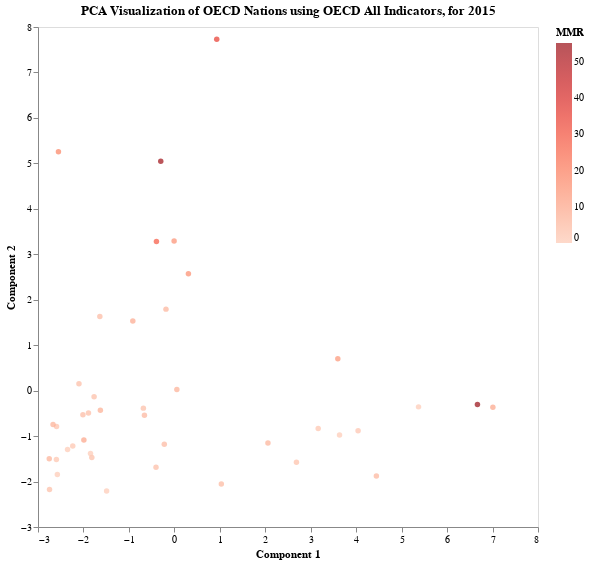

Notebook cell for this chart:
### Code cell
# PCA visualization with two components
params["method"] = "PCA"
viz_reduction(add_info_to_reduced(X_pca, df), params)

### Figure 1 — Vega-Lite specification as saved in the notebook (floating-point values rounded to 4 significant figures)
{"config": {"view": {"continuousWidth": 300, "continuousHeight": 300}, "axis": {"grid": false}}, "data": {"name": "data-91f48480dd261abee1739e9bb89adb68"}, "mark": {"type": "circle"}, "encoding": {"color": {"field": "MMR", "scale": {"scheme": "reds"}, "type": "quantitative"}, "tooltip": [{"field": "Country", "type": "nominal"}], "x": {"field": "0", "scale": {}, "title": "Component 1", "type": "quantitative"}, "y": {"field": "1", "scale": {}, "title": "Component 2", "type": "quantitative"}}, "height": 500, "title": "PCA Visualization of OECD Nations using OECD All Indicators, for 2015", "width": 500, "$schema": "https://vega.github.io/schema/vega-lite/v5.15.1.json", "datasets": {"data-91f48480dd261abee1739e9bb89adb68": [{"0": -2.592, "1": -0.7881, "MMR": 2.6, "Country": "AUS"}, {"0": -0.2215, "1": -1.18, "MMR": 4.7, "Country": "AUT"}, {"0": -1.816, "1": -1.47, "MMR": 3.3, "Country": "BEL"}, {"0": -2.669, "1": -0.7473, "MMR": 7.1, "Country": "CAN"}, {"0": -2.752, "1": -1.5, "MMR": 6.9, "Country": "CHE"}, {"0": 0.3092, "1": 2.569, "MMR": 15.5, "Country": "CHL"}, {"0": -0.2993, "1": 5.047, "MMR": 53.7, "Country": "COL"}, {"0": -0.3943, "1": 3.279, "MMR": 27.8, "Country": "CRI"}, {"0": 2.059, "1": -1.154, "MMR": 6.3, "Country": "CZE"}, {"0": -0.6819, "1": -0.385, "MMR": 3.3, "Country": "DEU"}, {"0": -1.491, "1": -2.21, "MMR": 0.0, "Country": "DNK"}, {"0": -1.89, "1": -0.4924, "MMR": 3.6, "Country": "ESP"}, {"0": 3.634, "1": -0.975, "MMR": 0.0, "Country": "EST"}, {"0": -0.4038, "1": -1.686, "MMR": 3.6, "Country": "FIN"}, {"0": -1.627, "1": -0.4331, "MMR": 7.6, "Country": "FRA"}, {"0": -2.012, "1": -0.531, "MMR": 4.5, "Country": "GBR"}, {"0": -0.6582, "1": -0.5403, "MMR": 5.4, "Country": "GRC"}, {"0": 2.686, "1": -1.575, "MMR": 2.7, "Country": "HRV"}, {"0": 4.445, "1": -1.88, "MMR": 5.5, "Country": "HUN"}, {"0": -2.235, "1": -1.219, "MMR": 1.5, "Country": "IRL"}, {"0": -2.35, "1": -1.293, "MMR": 0.0, "Country": "ISL"}, {"0": -2.099, "1": 0.1493, "MMR": 3.9, "Country": "ISR"}, {"0": -1.766, "1": -0.136, "MMR": 3.4, "Country": "ITA"}, {"0": -1.639, "1": 1.632, "MMR": 4.4, "Country": "JPN"}, {"0": -0.914, "1": 1.531, "MMR": 8.7, "Country": "KOR"}, {"0": 7.008, "1": -0.3662, "MMR": 9.5, "Country": "LTU"}, {"0": -1.845, "1": -1.381, "MMR": 0.0, "Country": "LUX"}, {"0": 6.668, "1": -0.3057, "MMR": 55.2, "Country": "LVA"}, {"0": 0.9322, "1": 7.728, "MMR": 35.0, "Country": "MEX"}, {"0": 5.372, "1": -0.357, "MMR": 0.0, "Country": "MLT"}, {"0": -2.746, "1": -2.177, "MMR": 3.5, "Country": "NLD"}, {"0": -2.574, "1": -1.847, "MMR": 0.0, "Country": "NOR"}, {"0": -1.991, "1": -1.086, "MMR": 9.7, "Country": "NZL"}, {"0": 3.165, "1": -0.8335, "MMR": 1.6, "Country": "POL"}, {"0": 0.05482, "1": 0.02542, "MMR": 7.0, "Country": "PRT"}, {"0": 3.596, "1": 0.7012, "MMR": 13.4, "Country": "ROU"}, {"0": -0.1845, "1": 1.793, "MMR": 6.0, "Country": "SGP"}, {"0": 4.042, "1": -0.8832, "MMR": 1.8, "Country": "SVK"}, {"0": 1.033, "1": -2.054, "MMR": 5.0, "Country": "SVN"}, {"0": -2.595, "1": -1.517, "MMR": 1.7, "Country": "SWE"}, {"0": -0.005545, "1": 3.293, "MMR": 14.6, "Country": "TUR"}, {"0": -2.55, "1": 5.255, "MMR": 18.0, "Country": "USA"}]}}
